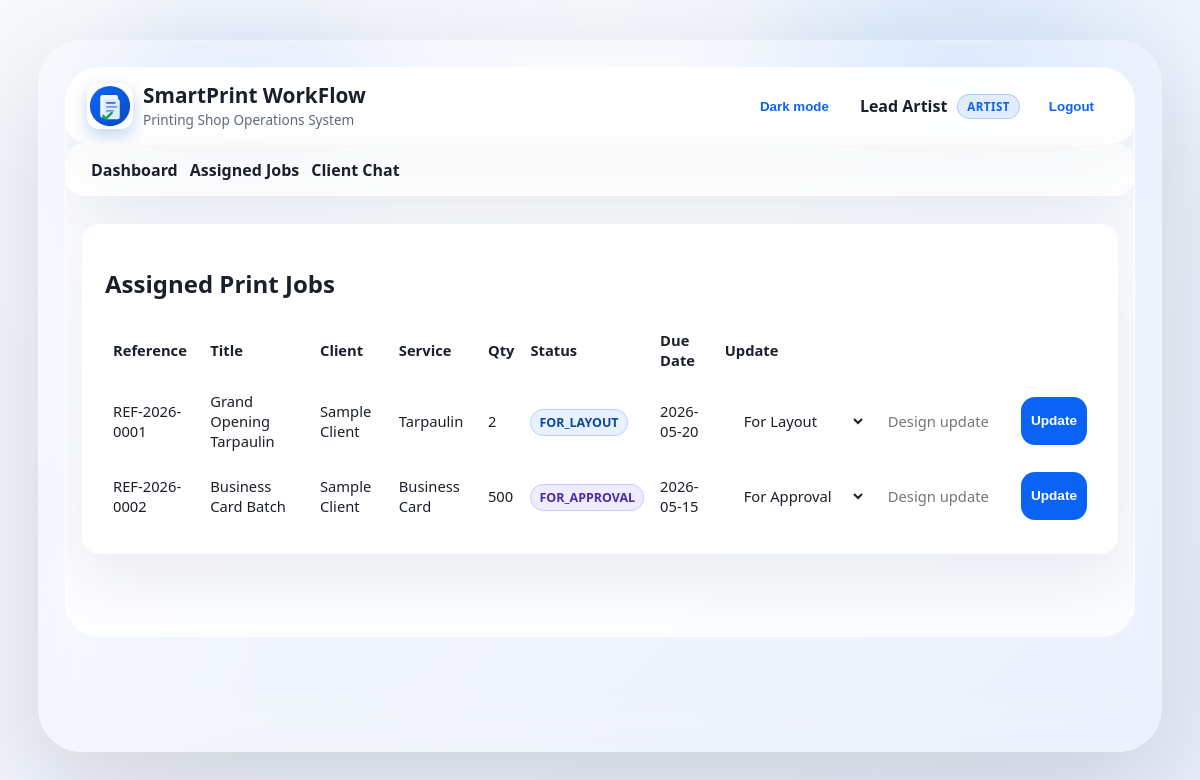
Page /pages/artist/jobs.php (signed in) on the committed database.
### tables this page shows
CREATE TABLE print_jobs (
    id INT AUTO_INCREMENT PRIMARY KEY,
    reference_number VARCHAR(20) NOT NULL UNIQUE,
    client_id INT NOT NULL,
    assigned_admin_id INT NULL,
    assigned_artist_id INT NULL,
    title VARCHAR(150) NOT NULL,
    description TEXT NULL,
    service_type_id INT UNSIGNED NOT NULL,
    total_amount DECIMAL(10,2) NOT NULL DEFAULT 0.00,
    quantity INT NOT NULL,
    due_date DATE NOT NULL,
    status_id TINYINT UNSIGNED NOT NULL,
    created_at TIMESTAMP DEFAULT CURRENT_TIMESTAMP,
    updated_at TIMESTAMP DEFAULT CURRENT_TIMESTAMP ON UPDATE CURRENT_TIMESTAMP,
    CONSTRAINT fk_jobs_client FOREIGN KEY (client_id) REFERENCES users(id),
    CONSTRAINT fk_jobs_admin FOREIGN KEY (assigned_admin_id) REFERENCES users(id),
    CONSTRAINT fk_jobs_artist FOREIGN KEY (assigned_artist_id) REFERENCES users(id),
    CONSTRAINT fk_jobs_service_type FOREIGN KEY (service_type_id) REFERENCES service_types(id),
    CONSTRAINT fk_jobs_status FOREIGN KEY (status_id) REFERENCES job_statuses(id),
    INDEX idx_jobs_client_id (client_id),
    INDEX idx_jobs_admin_id (assigned_admin_id),
    INDEX idx_jobs_artist_id (assigned_artist_id),
    INDEX idx_jobs_service_type_id (service_type_id),
    INDEX idx_jobs_status_id (status_id)
);

CREATE TABLE users (
    id INT AUTO_INCREMENT PRIMARY KEY,
    full_name VARCHAR(120) NOT NULL,
    email VARCHAR(120) NOT NULL UNIQUE,
    password_hash VARCHAR(255) NOT NULL,
    role_id TINYINT UNSIGNED NOT NULL,
    is_active TINYINT(1) NOT NULL DEFAULT 1,
    created_at TIMESTAMP DEFAULT CURRENT_TIMESTAMP,
    CONSTRAINT fk_users_role FOREIGN KEY (role_id) REFERENCES roles(id),
    INDEX idx_users_role_id (role_id)
);

CREATE TABLE service_types (
    id INT UNSIGNED AUTO_INCREMENT PRIMARY KEY,
    name VARCHAR(100) NOT NULL UNIQUE,
    is_active TINYINT(1) NOT NULL DEFAULT 1
);

CREATE TABLE job_statuses (
    id TINYINT UNSIGNED AUTO_INCREMENT PRIMARY KEY,
    code VARCHAR(30) NOT NULL UNIQUE,
    label VARCHAR(60) NOT NULL
);

### includes/bootstrap.php (called while the page is built, shortened)
<?php
function e(string $value): string
{
    return htmlspecialchars($value, ENT_QUOTES, 'UTF-8');
}

### pages/artist/jobs.php (the view, shortened to what this page needs)
<?php
require_once __DIR__ . '/../../includes/bootstrap.php';
$user = currentUser();
$statusRows = $pdo->query('SELECT id, code, label FROM job_statuses')->fetchAll();
$statusLabelMap = [];
foreach ($statusRows as $statusRow) {
    $statusLabelMap[$statusRow['code']] = $statusRow['label'];
}
$sql = "SELECT j.id, j.reference_number, j.title, j.description, st.name AS service_type, j.quantity, js.code AS status, j.due_date,
               c.full_name AS client_name
        FROM print_jobs j
        INNER JOIN service_types st ON st.id = j.service_type_id
        INNER JOIN job_statuses js ON js.id = j.status_id
        LEFT JOIN users c ON c.id = j.client_id
        WHERE j.assigned_artist_id = ?
        ORDER BY j.created_at DESC";
$stmt = $pdo->prepare($sql);
$stmt->execute([$user['id']]);
$jobs = $stmt->fetchAll();
require_once __DIR__ . '/../../includes/header.php';
?>
<section class="card">
    <h2>Assigned Print Jobs</h2>
    <div class="table-wrap">
        <table>
            <thead>
                <tr><th>Reference</th><th>Title</th><th>Client</th><th>Service</th><th>Qty</th><th>Status</th><th>Due Date</th><th>Update</th></tr>
            </thead>
            <tbody>
                <?php foreach ($jobs as $job): ?>
                    <tr>
                        <td><?= e($job['reference_number']) ?></td>
                        <td><?= e($job['title']) ?></td>
                        <td><?= e($job['client_name'] ?? '-') ?></td>
                        <td><?= e($job['service_type']) ?></td>
                        <td><?= (int) $job['quantity'] ?></td>
                        <td><span class="status status-<?= e($job['status']) ?>"><?= e(strtoupper($job['status'])) ?></span></td>
                        <td><?= e($job['due_date']) ?></td>
                        <td>
                            <form method="POST" class="inline-form">
                                <select name="status" required>
                                    <?php foreach (['for_layout', 'for_approval', 'for_print', 'completed'] as $statusCode): ?>
                                        <option value="<?= e($statusCode) ?>" <?= $job['status'] === $statusCode ? 'selected' : '' ?>><?= e($statusLabelMap[$statusCode]) ?></option>
                                    <?php endforeach; ?>
                                </select>
                                <input type="text" name="note" placeholder="Design update">
                                <button class="btn small" type="submit">Update</button>
                            </form>
                        </td>
                    </tr>
                <?php endforeach; ?>
            </tbody>
        </table>
    </div>
</section>
<?php require_once __DIR__ . '/../../includes/footer.php'; ?>

### assets/css/styles.css (style rules this page uses)
:root { --bg: #f1f6ff; --surface: rgba(255, 255, 255, 0.72); --surface-strong: rgba(255, 255, 255, 0.88); --ink: #1b1f2a; --muted: #5f6b7a; --primary: #0b63f6; --primary-dark: #0849b7; --border: rgba(255, 255, 255, 0.55); --ok: #1b8f3d; --error: #b42318; --shadow: 0 24px 60px rgba(20, 36, 75, 0.08); }
* { box-sizing: border-box; }
body { margin: 0; min-height: 100vh; font-family: "Segoe UI", Tahoma, Geneva, Verdana, sans-serif; background: radial-gradient(circle at 20% 20%, rgba(11, 99, 246, 0.12), transparent 18%), radial-gradient(circle at 80% 12%, rgba(78, 167, 255, 0.16), transparent 20%), linear-gradient(135deg, #f7f9fd 0%, #e8effd 100%); color: var(--ink); }
body::before { content: ""; position: fixed; inset: 0; background: radial-gradient(circle at 50% 0%, rgba(255, 255, 255, 0.35), transparent 24%), radial-gradient(circle at 10% 80%, rgba(255, 255, 255, 0.18), transparent 16%); pointer-events: none; }
.card { background: var(--surface); border: 1px solid var(--border); border-radius: 18px; padding: 22px; margin-bottom: 22px; box-shadow: var(--shadow); backdrop-filter: blur(14px); }
input, select, textarea { width: 100%; padding: 12px 14px; border: 1px solid var(--border); border-radius: 14px; background: rgba(255, 255, 255, 0.88); font: inherit; color: var(--ink); }
.btn { display: inline-flex; align-items: center; justify-content: center; padding: 12px 18px; border: none; border-radius: 14px; background: var(--primary); color: #fff; text-decoration: none; font-weight: 700; cursor: pointer; transition: transform 0.18s ease, background 0.18s ease; }
.btn.small { padding: 7px 10px; font-size: 0.85rem; }
.table-wrap { overflow-x: auto; }
table { width: 100%; border-collapse: collapse; }
th, td { border-bottom: 1px solid var(--border); text-align: left; padding: 10px 8px; font-size: 0.92rem; }
.inline-form { display: grid; grid-template-columns: 1fr 1fr auto; gap: 6px; min-width: 290px; }
.status { font-size: 0.78rem; padding: 4px 8px; border-radius: 999px; border: 1px solid transparent; font-weight: 700; }
.status-for_layout { background: #e8f1ff; color: #0d47a1; border-color: #b5d0ff; }
.status-for_approval { background: #f0ecff; color: #4a2aad; border-color: #cfc2ff; }

### rows in the picture
print_jobs: reference_number "REF-2026-0001", title "Grand Opening Tarpaulin", client.full_name "Sample Client", service_type.name "Tarpaulin", quantity "2", status.code "FOR_LAYOUT", due_date "2026-05-20"
print_jobs: reference_number "REF-2026-0002", title "Business Card Batch", client.full_name "Sample Client", service_type.name "Business Card", quantity "500", status.code "FOR_APPROVAL", due_date "2026-05-15"

### other values in the picture
$user['full_name'] "Lead Artist"
$user['role'] "ARTIST"
form field status "For Layout"
form field status "For Approval"
